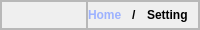
                      <widget class="QFrame" name="frameMenuTitleSetting">
                       <property name="maximumSize">
                        <size>
                         <width>16777215</width>
                         <height>30</height>
                        </size>
                       </property>
                       <property name="styleSheet">
                        <string notr="true">QFrame#frameMenuTitleSetting{
border-radius:5px;
}</string>
                       </property>
                       <property name="frameShape">
                        <enum>QFrame::StyledPanel</enum>
                       </property>
                       <property name="frameShadow">
                        <enum>QFrame::Raised</enum>
                       </property>
                       <layout class="QHBoxLayout" name="horizontalLayout_104">
                        <property name="spacing">
                         <number>0</number>
                        </property>
                        <property name="leftMargin">
                         <number>0</number>
                        </property>
                        <property name="topMargin">
                         <number>0</number>
                        </property>
                        <property name="rightMargin">
                         <number>0</number>
                        </property>
                        <property name="bottomMargin">
                         <number>0</number>
                        </property>
                        <item>
                         <widget class="QFrame" name="frame_160">
                          <property name="minimumSize">
                           <size>
                            <width>0</width>
                            <height>20</height>
                           </size>
                          </property>
                          <property name="frameShape">
                           <enum>QFrame::StyledPanel</enum>
                          </property>
                          <property name="frameShadow">
                           <enum>QFrame::Raised</enum>
                          </property>
                          <widget class="QPushButton" name="btn_back_2">
                           <property name="geometry">
                            <rect>
                             <x>0</x>
                             <y>0</y>
                             <width>34</width>
                             <height>20</height>
                            </rect>
                           </property>
                           <property name="cursor">
                            <cursorShape>PointingHandCursor</cursorShape>
                           </property>
                           <property name="styleSheet">
                            <string notr="true">QPushButton{
border:none;
}
QPushButton:hover{
border:none;
	background-color: rgb(38, 49, 154);
border-radius:5px;
}</string>
                           </property>
                           <property name="text">
                            <string/>
                           </property>
                           <property name="icon">
                            <iconset resource="../icons/icons.qrc">
                             <normaloff>:/icons/png/icons8-left-48.png</normaloff>:/icons/png/icons8-left-48.png</iconset>
                           </property>
                           <property name="iconSize">
                            <size>
                             <width>30</width>
                             <height>20</height>
                            </size>
                           </property>
                          </widget>
                         </widget>
                        </item>
                        <item alignment="Qt::AlignRight">
                         <widget class="QFrame" name="frame_161">
                          <property name="font">
                           <font>
                            <weight>50</weight>
                            <bold>false</bold>
                           </font>
                          </property>
                          <property name="frameShape">
                           <enum>QFrame::StyledPanel</enum>
                          </property>
                          <property name="frameShadow">
                           <enum>QFrame::Raised</enum>
                          </property>
                          <layout class="QHBoxLayout" name="horizontalLayout_95">
                           <property name="spacing">
                            <number>10</number>
                           </property>
                           <property name="leftMargin">
                            <number>0</number>
                           </property>
                           <property name="topMargin">
                            <number>0</number>
                           </property>
                           <property name="rightMargin">
                            <number>10</number>
                           </property>
                           <property name="bottomMargin">
                            <number>0</number>
                           </property>
                           <item alignment="Qt::AlignRight">
                            <widget class="QLabel" name="label_52">
                             <property name="font">
                              <font>
                               <weight>75</weight>
                               <bold>true</bold>
                              </font>
                             </property>
                             <property name="styleSheet">
                              <string notr="true">color: rgb(157, 178, 255);</string>
                             </property>
                             <property name="text">
                              <string>Home</string>
                             </property>
                            </widget>
                           </item>
                           <item alignment="Qt::AlignRight">
                            <widget class="QLabel" name="label_53">
                             <property name="font">
                              <font>
                               <weight>75</weight>
                               <bold>true</bold>
                              </font>
                             </property>
                             <property name="text">
                              <string>/</string>
                             </property>
                            </widget>
                           </item>
                           <item alignment="Qt::AlignRight">
                            <widget class="QLabel" name="label_51">
                             <property name="font">
                              <font>
                               <weight>75</weight>
                               <bold>true</bold>
                              </font>
                             </property>
                             <property name="text">
                              <string>Setting</string>
                             </property>
                            </widget>
                           </item>
                          </layout>
                         </widget>
                        </item>
                       </layout>
                      </widget>
